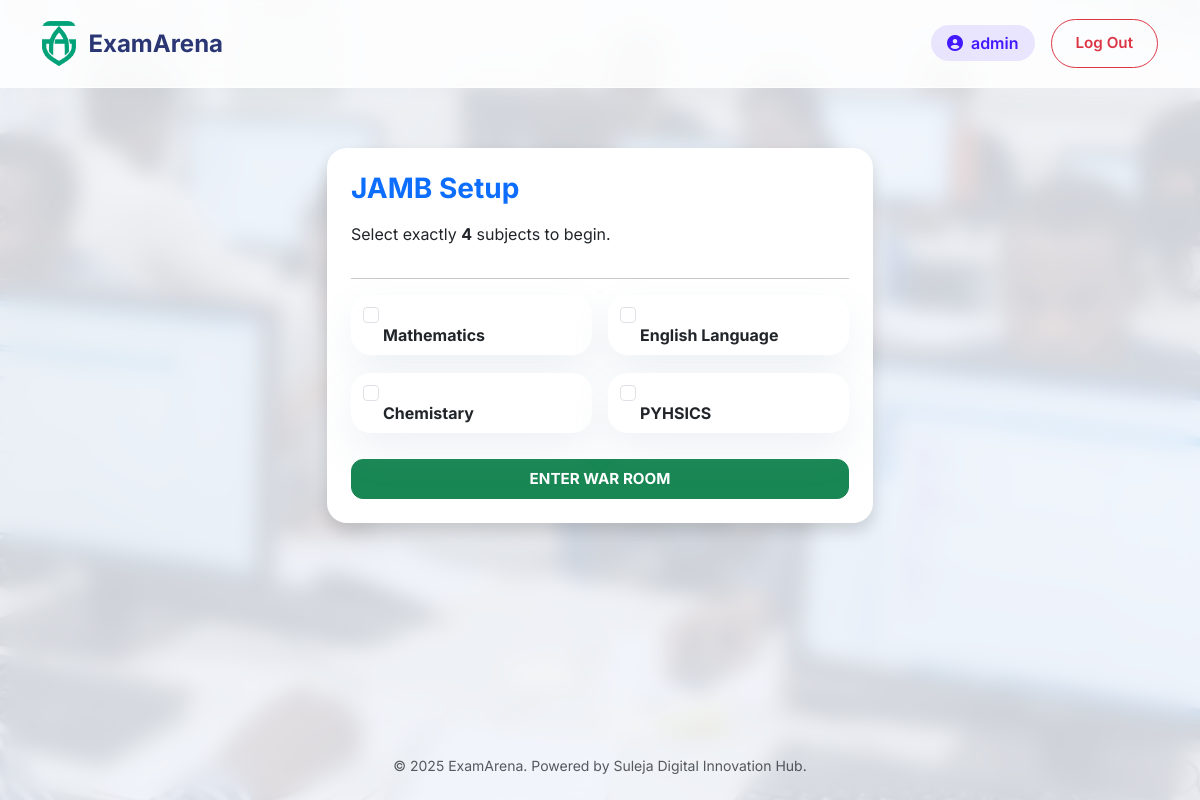
The page /setup/1 (signed in) on the database as committed earlier.
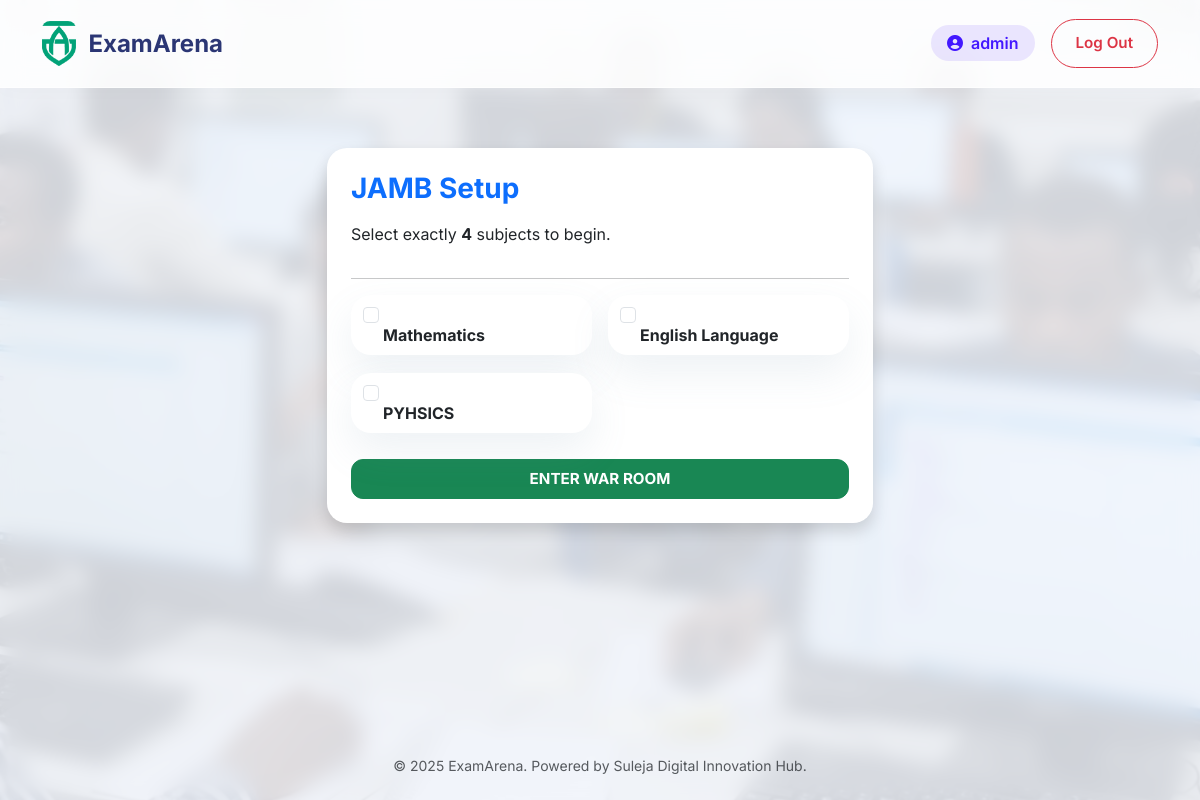
The same page on the database as committed later.
### src/app/models.py (models this page shows)
class Subject(db.Model):
    id = db.Column(db.Integer, primary_key=True)
    name = db.Column(db.String(100), nullable=False)
    exam_id = db.Column(db.Integer, db.ForeignKey('exam.id'))
    questions = db.relationship('Question', backref='subject', lazy=True)

### src/app/controllers/main.py (the view)
@bp.route('/setup/<int:exam_id>')
@login_required
def exam_setup(exam_id):
    exam = Exam.query.get_or_404(exam_id)
    subjects = Subject.query.filter_by(exam_id=exam.id).all()
    return render_template('student/setup.html', exam=exam, subjects=subjects)

### src/app/controllers/auth.py (called while the page is built)
def login_required(f):
    @wraps(f)
    def decorated_function(*args, **kwargs):
        if 'user_id' not in session:
            return redirect(url_for('auth.login'))
        return f(*args, **kwargs)
    return decorated_function

@bp.before_app_request
def load_logged_in_user():
    user_id = session.get('user_id')
    if user_id is None:
        g.user = None
    else:
        g.user = User.query.get(user_id)

### src/resources/templates/student/setup.html (shortened to what this page needs)
{% extends 'base.html' %}
{% block content %}
<div class="row justify-content-center py-5">
    <div class="col-md-6">
        <div class="card shadow p-4">
            <h3 class="fw-bold text-primary mb-3">{{ exam.name }} Setup</h3>
            <p>Select exactly <strong>{{ exam.required_subjects }}</strong> subjects to begin.</p>
            <hr>
            <form action="{{ url_for('main.take_exam') }}" method="POST">
                <div class="row g-3">
                    {% for subject in subjects %}
                    <div class="col-md-6">
                        <div class="form-check card p-2">
                            <input class="form-check-input ms-1" type="checkbox" name="subjects" value="{{ subject.id }}" id="sub{{ subject.id }}">
                            <label class="form-check-label ms-4 fw-bold" for="sub{{ subject.id }}">
                                {{ subject.name }}
                            </label>
                        </div>
                    </div>
                    {% endfor %}
                </div>
                <button type="submit" class="btn btn-success w-100 mt-4 fw-bold py-2">ENTER WAR ROOM</button>
            </form>
        </div>
    </div>
</div>
{% endblock %}

Rows that differ between the two databases and show on the page:
removed Subject: name "Chemistary"
